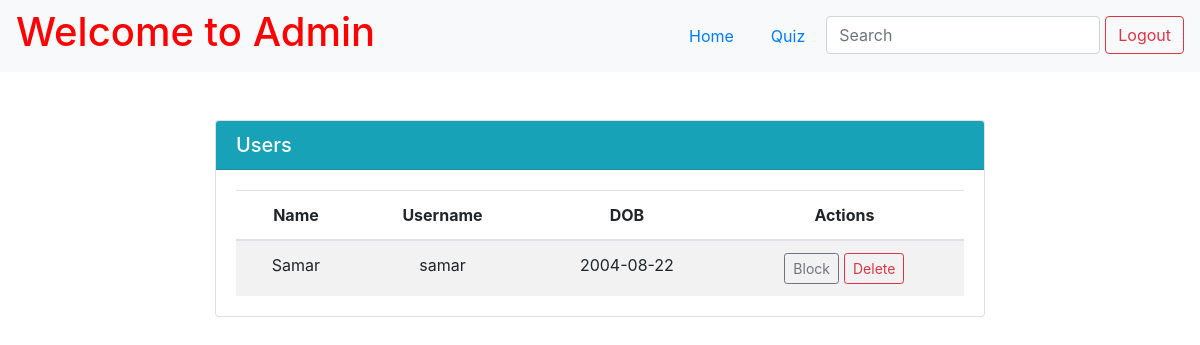
The page /admin/users (signed in) on the database as committed earlier.
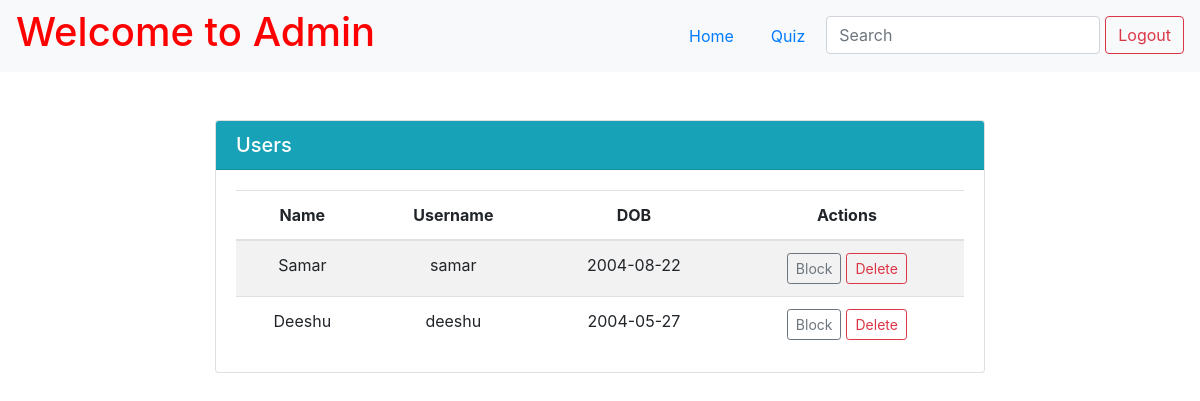
The same page on the database as committed later.
### app.py (models this page shows)
class User(db.Model):
    __tablename__ = 'user'
    id = db.Column(db.Integer, primary_key=True, autoincrement=True)
    name = db.Column(db.String(255), nullable=False)
    username = db.Column(db.String(255), unique=True, nullable=False)
    password = db.Column(db.String(255), nullable=False)
    dob = db.Column(db.Date)
    blocked = db.Column(db.Boolean, default=False)

### app.py (the view, shortened to what this page needs)
@app.route("/admin/users")
@app.route("/admin/user/<action>/<int:id>", methods=["POST"])
def admin_users(action=None, id=None):
    if 'username' in session:
        admin = Admin.query.filter_by(username=session["username"]).first()
        if not admin:
            flash("Invalid Credentials!", "error")
            return redirect(url_for("index"))
    else:
        return redirect(url_for("index"))
    users = User.query.all()
    return render_template("admin_users.html", users=users)

### app.py (called while the page is built)
@app.after_request
def add_header(response):
    response.headers['Cache-Control'] = 'no-store, no-cache, must-revalidate, post-check=0, pre-check=0, max-age=0'
    response.headers['Pragma'] = 'no-cache'
    response.headers['Expires'] = '-1'
    return response

### templates/admin_users.html (shortened to what this page needs)
{% extends 'base.html' %}
{% block content %}
<div class="page-wrapper">
    <nav class="navbar navbar-expand-lg navbar-light bg-light">
        <a href="/admin/dashboard" style="text-decoration: none; color: red;">
            <h1>Welcome to Admin</h1>
        </a>
        <ul class="nav ml-auto">
            <li class="nav-item">
                <a class="nav-link" href="/admin/dashboard">Home</a>
            </li>
            <li class="nav-item">
                <a class="nav-link" href="/admin/quiz">Quiz</a>
            </li>
            <li class="nav-item">
                <input class="form-control" type="search" placeholder="Search" aria-label="Search" name="q"
                    hx-get="{{url_for('admin_search', type='user')}}" hx-trigger="keyup changed delay:500ms" hx-target="#search-results">
            </li>
            <li>
                <form action="/logout" class="d-inline">
                    <button type="submit" class="btn btn-outline-danger">Logout</button>
                </form>
            </li>
        </ul>
    </nav>
    <div id="search-results">
        {% if not search %}
        {% include 'users.html' %}
        {% endif %}
    </div>
</div>
{% endblock %}

### templates/users.html
<div class="d-flex justify-content-center mt-5">
    <div class="col-md-8">
        <div class="card">
            <div class="card-header bg-info text-white d-flex align-items-center justify-content-between">
                <h5 class="card-title m-0">Users</h5>
            </div>
            <div class="card-body">
                <table class="table table-striped mb-0 text-center">
                    <thead>
                        <tr>
                            <th class="text-center">Name</th>
                            <th class="text-center">Username</th>
                            <th class="text-center">DOB</th>
                            <th class="text-center">Actions</th>
                        </tr>
                    </thead>
                    <tbody>
                        {% for user in users %}
                        <tr>
                            <td class="text-center">{{ user.name }}</td>
                            <td class="text-center">{{ user.username }}</td>
                            <td class="text-center">{{ user.dob }}</td>
                            <td class="text-center">
                                <div class="d-flex justify-content-center">
                                    {% if user.blocked == 0 %}
                                    <form action="/admin/user/block/{{ user.id }}" method="post" class="mb-0 me-2">
                                        <button class="btn btn-outline-secondary btn-sm action_button" type="submit">Block</button>
                                    </form>
                                    {% else %}
                                    <form action="/admin/user/unblock/{{ user.id }}" method="post" class="mb-0 me-2">
                                        <button class="btn btn-outline-secondary btn-sm action_button" type="submit">Unblock</button>
                                    </form>
                                    {% endif %}
                                    <form action="/admin/user/delete/{{ user.id }}" method="post" onsubmit="return confirm('Are you sure you want to delete this user?');" class="mb-0">
                                        <button class="btn btn-outline-danger btn-sm" type="submit">Delete</button>
                                    </form>
                                </div>
                            </td>
                        </tr>
                        {% endfor %}
                    </tbody>
                </table>
            </div>
        </div>
    </div>
</div>

Rows that differ between the two databases and show on the page:
added User: name "Deeshu", username "deeshu", dob "2004-05-27"
